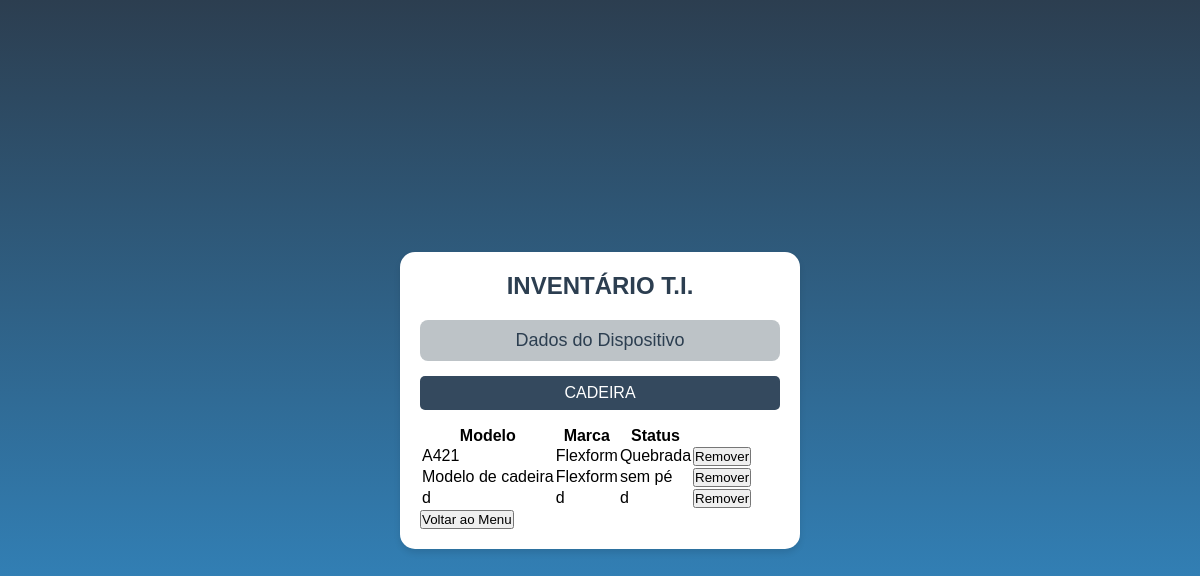
Page /listarCadeira on the committed database.
### app/modelos.py (models this page shows)
class Cadeira(db.Model):
    __tablename__ = 'cadeira'
    id_periferico = db.Column(db.Integer, db.ForeignKey('periferico.id_patrimonio'), primary_key=True)
    modelo = db.Column(db.String, nullable=True)

class Periferico(db.Model):
    __tablename__ = 'periferico'
    id_patrimonio = db.Column(db.Integer, primary_key=True, autoincrement=True)
    marca = db.Column(db.String, nullable=True)
    status = db.Column(db.String, nullable=True)
    cadeira = db.relationship('Cadeira', backref='periferico', uselist=False, cascade="all, delete")
    monitor = db.relationship('Monitor', backref='periferico', uselist=False, cascade="all, delete")
    pen_drive = db.relationship('PenDrive', backref='periferico', uselist=False, cascade="all, delete")

### app/app.py (the view)
@app.route('/listarCadeira')
def listar_cadeira():
    cadeiras = Cadeira.query.all()
    return render_template('listarCadeira.html', cadeiras=cadeiras)

### templates/listarCadeira.html (shortened to what this page needs)
<!DOCTYPE html>
<html lang="pt-BR">
<head>
    <link rel="stylesheet" type="text/css" href="{{ url_for('static', filename='css/styleLista.css') }}"/>
</head>
<body>
    <div class="container">
        <h1 class="title">INVENTÁRIO T.I.</h1>
        <div class="section-title">Dados do Dispositivo</div>
        <div class="device-type">CADEIRA</div>
        <table class="device-table">
            <thead>
                <tr>
                    <th>Modelo</th>
                    <th>Marca</th>
                    <th>Status</th>
                </tr>
            </thead>
            <tbody>
                {% for cadeira in cadeiras %}
                <tr>
                    <td>{{ cadeira.modelo }}</td>
                    <td>{{ cadeira.periferico.marca }}</td>
                    <td>{{ cadeira.periferico.status }}</td>
                    <td>
                    <form action="{{ url_for('removerCadeira', id=cadeira.id_periferico) }}" method="POST" style="display: inline;">
                            <button type="submit" class="btn btn-delete">Remover</button>
                        </form>
                    </td>
                </tr>
                {% endfor %}
            </tbody>
        </table>
        <div class="back-button">
            <button onclick="window.location.href='/'">Voltar ao Menu</button>
        </div>
    </div>
</body>
</html>

### static/css/styleLista.css (style rules this page uses)
* { margin: 0; padding: 0; box-sizing: border-box; font-family: Arial, sans-serif; }
body { min-height: 100vh; background: linear-gradient(to bottom, #2c3e50, #3498db); display: flex; justify-content: center; align-items: center; padding: 20px; }
.container { width: 100%; max-width: 400px; background-color: white; border-radius: 15px; padding: 20px; box-shadow: 0 4px 6px rgba(0, 0, 0, 0.1); }
.title { text-align: center; color: #2c3e50; margin-bottom: 20px; font-size: 24px; font-weight: bold; }
.section-title { background-color: #bdc3c7; color: #2c3e50; padding: 10px; border-radius: 8px; margin-bottom: 15px; text-align: center; font-size: 18px; }
.device-type { background-color: #34495e; color: white; padding: 8px; border-radius: 5px; margin-bottom: 15px; text-align: center; font-size: 16px; }

### rows in the picture
Cadeira: modelo "A421", periferico.marca "Flexform", periferico.status "Quebrada"
Cadeira: modelo "Modelo de cadeira", periferico.marca "Flexform", periferico.status "sem pé"
Cadeira: modelo "d", periferico.marca "d", periferico.status "d"
